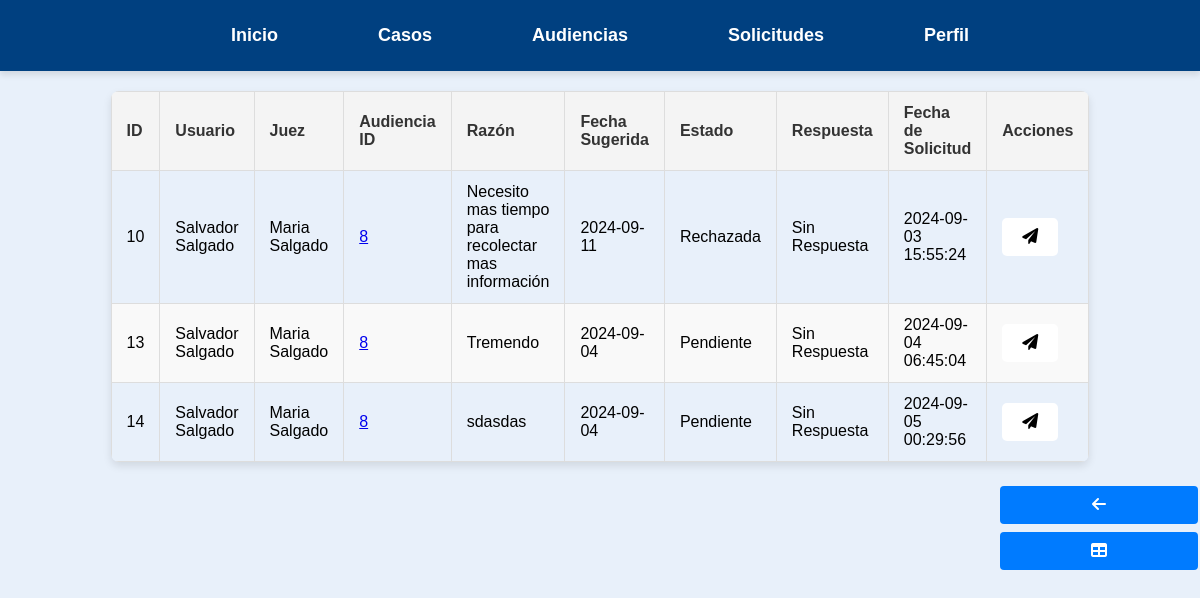
Page /Audiencias/ver_solicitudes.php (signed in) on the earlier database version.
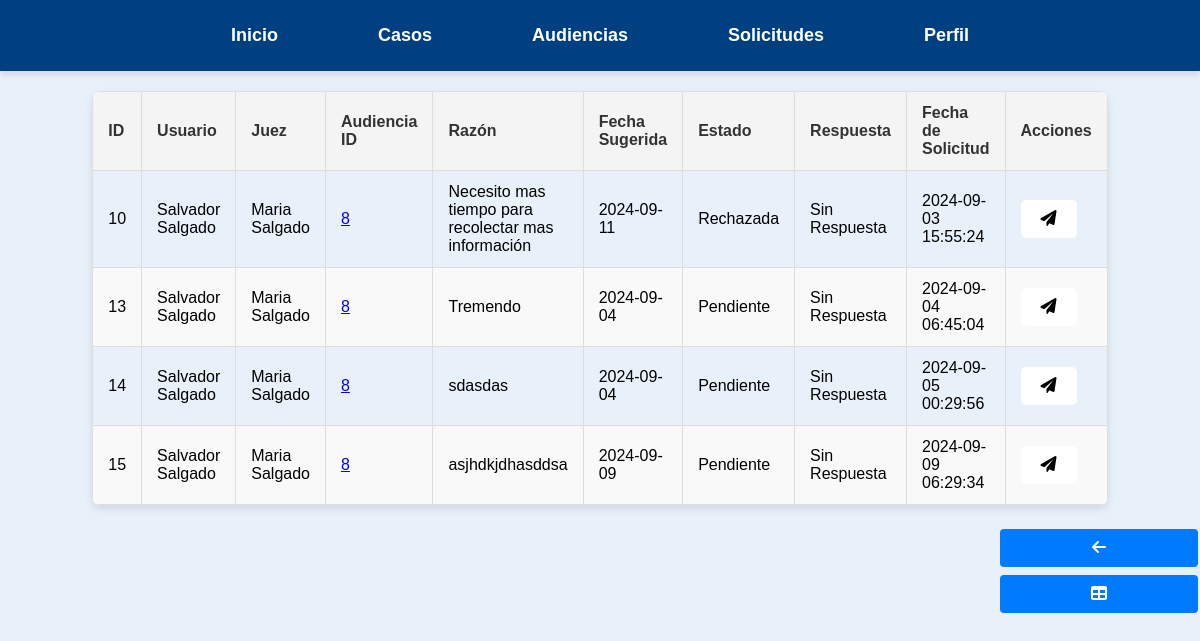
Same page on the later database version.
### tables this page shows
CREATE TABLE `solicitudes` (
  `id` int(11) NOT NULL,
  `usuario_id` int(11) NOT NULL,
  `juez_id` int(11) NOT NULL,
  `razon` text NOT NULL,
  `fecha_sugerida` date NOT NULL,
  `estado` varchar(50) NOT NULL DEFAULT 'pendiente',
  `fecha_creacion` timestamp NOT NULL DEFAULT current_timestamp(),
  `caso_id` int(11) DEFAULT NULL,
  `respuesta` varchar(100) NOT NULL
);

CREATE TABLE `usuarios` (
  `id` int(11) NOT NULL,
  `nombre` varchar(50) DEFAULT NULL,
  `apellido` varchar(50) DEFAULT NULL,
  `telefono` varchar(15) DEFAULT NULL,
  `tipo` varchar(20) DEFAULT NULL,
  `correo` varchar(100) DEFAULT NULL,
  `contrasena` varchar(255) DEFAULT NULL
);

### Audiencias/ver_solicitudes.php (the view, shortened to what this page needs)
<?php
$servername = "localhost";
$username = "root";
$password = "";
$dbname = "legalcc";
$conn = new mysqli($servername, $username, $password, $dbname);
$user_id = $_SESSION['user_id'];
$sql = "SELECT tipo FROM usuarios WHERE id = ?";
$stmt = $conn->prepare($sql);
$stmt->bind_param("i", $user_id);
$stmt->execute();
$stmt->bind_result($tipo_usuario);
$servername = "localhost";
$username = "root";
$password = "";
$dbname = "legalcc";
$conn = new mysqli($servername, $username, $password, $dbname);
$sql = "
    SELECT
        ar.id,
        u.nombre AS nombre_usuario,
        u.apellido AS apellido_usuario,
        j.nombre AS nombre_juez,
        j.apellido AS apellido_juez,
        ar.razon,
        ar.fecha_sugerida,
        ar.estado,
        ar.respuesta,
        ar.fecha_creacion,
        ar.caso_id
    FROM
        solicitudes ar
    JOIN
        usuarios u ON ar.usuario_id = u.id
    JOIN
        usuarios j ON ar.juez_id = j.id
";
$result = $conn->query($sql);
?>
<!DOCTYPE html>
<html lang="es">
<head>
    <link rel="stylesheet" href="https://cdnjs.cloudflare.com/ajax/libs/font-awesome/6.0.0-beta3/css/all.min.css">
</head>
<body>
<nav>
        <ul>
            <li><a href="/Pagina_principal.php">Inicio</a></li>
            <li><a href="/Casos/Buscar_Casos.php">Casos</a></li>
            <li><a href="/Audiencias/Buscar_Audiencias.php">Audiencias</a></li>
            <?php if ($tipo_usuario === 'juez'): ?>
            <li><a href="/Audiencias/ver_solicitudes.php">Solicitudes</a></li>
            <?php endif; ?>
            <li>
                <a href="/formularios/Perfil.php">Perfil</a>
            </li>
        </ul>
    </nav>
    <table>
        <thead>
            <tr>
                <th>ID</th>
                <th>Usuario</th>
                <th>Juez</th>
                <th>Audiencia ID</th>
                <th>Razón</th>
                <th>Fecha Sugerida</th>
                <th>Estado</th>
                <th>Respuesta</th>
                <th>Fecha de Solicitud</th>
                <?php
                if ($tipo_usuario === 'juez' ): ?>
                <th>Acciones</th>
                <?php endif; ?>
            </tr>
        </thead>
        <tbody>
            <?php
            if ($result->num_rows > 0) {
                while($row = $result->fetch_assoc()) {
                    echo "<tr>";
                    echo "<td>" . $row["id"] . "</td>";
                    echo "<td>" . $row['nombre_usuario'] . " " . $row['apellido_usuario'] . "</td>";
                    echo "<td>" . $row['nombre_juez'] . " " . $row['apellido_juez'] . "</td>";
                    echo "<td><a href='ver_audiencia.php?id=" . $row["caso_id"] . "'>" . $row["caso_id"] . "</a></td>";
                    echo "<td>" . $row["razon"] . "</td>";
                    echo "<td>" . $row["fecha_sugerida"] . "</td>";
                    echo "<td>" . $row["estado"] . "</td>";
                    echo "<td>" . $row["respuesta"] . "</td>";
                    echo "<td>" . $row["fecha_creacion"] . "</td>";
                    if ($tipo_usuario === 'juez' ): ?>
<td>
    <a class='edit-button' href='responder_solicitud.php?id=<?php echo $row["id"]; ?>' title="Responder solicitud">
        <i class="fas fa-paper-plane"></i>
    </a>
</td>
                        <?php endif;
       }
   } else {
                echo "<tr><td colspan='7'>No hay solicitudes disponibles</td></tr>";
            }
            ?>
        </tbody>
    </table>
    <button onclick="goBack()" class="btn-regresar" title="Regresar">
    <i class="fas fa-arrow-left"></i>
</button>
<a href="buscar_audiencias.php" class="btn-regresar" title="Tabla de Audiencias">
    <i class="fas fa-table"></i>
</a>
</body>
</html>

Differences in the rows shown:
added solicitudes: id "15", usuario.nombre "Salvador", usuario.apellido "Salgado", juez.nombre "Maria", juez.apellido "Salgado", caso "8", razon "asjhdkjdhasddsa", fecha_sugerida "2024-09-09", estado "Pendiente", respuesta "Sin Respuesta", fecha_creacion "2024-09-09 06:29:34"
